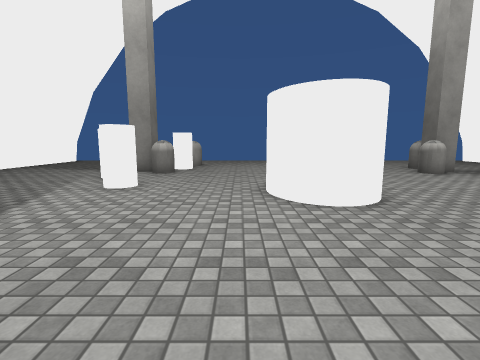
View 1 (above)

21 first-person views from a walk through a 3-D level made in the Unity game engine. The camera is 1.2 m above the floor, tilts 8° down and sees 85° across. The floor is counted in squares, 1 m on a side. Each view is taken from the middle of a square. On the plan, view 1 faces up. The plan holds only what a view shows up to about 12 squares ahead; the rest is blank. The place goes on beyond the plan. Surface patterns are stand-ins for the level's own textures.

View 2
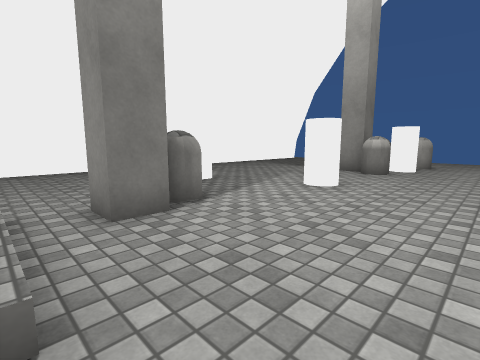

View 3
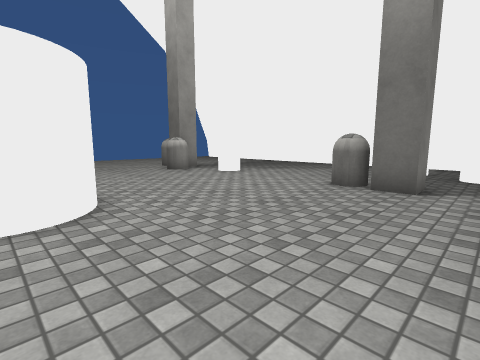

View 4
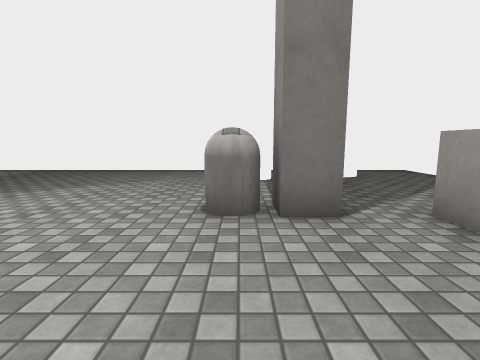

View 5
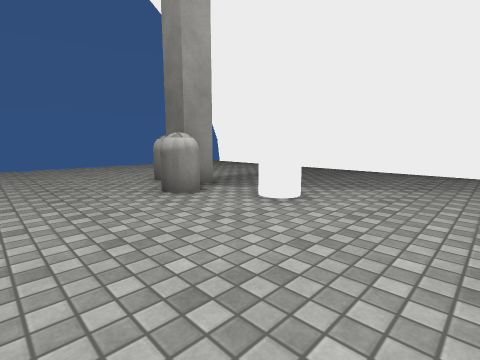

View 6
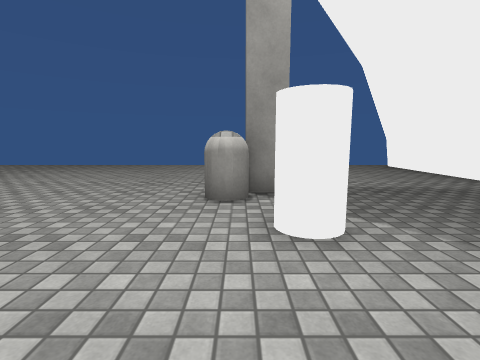

View 7
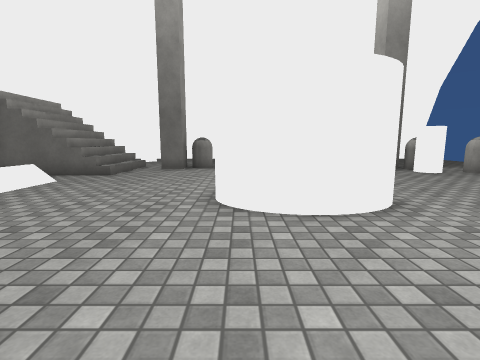

View 8
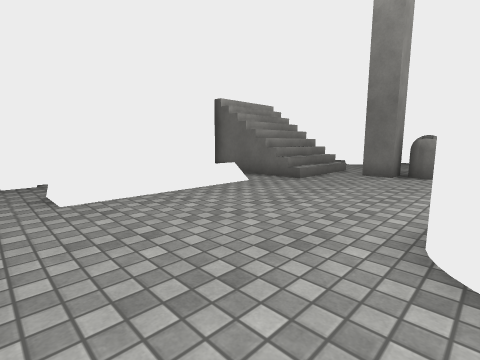

View 9
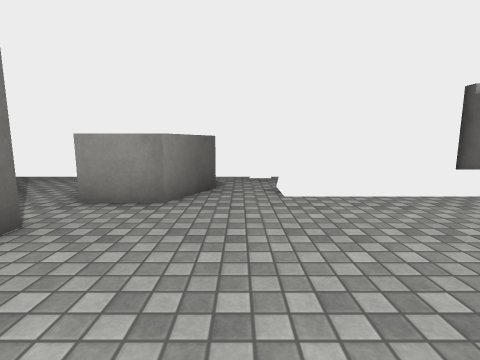

View 10
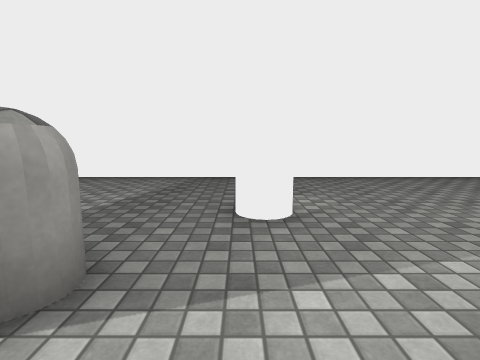

View 11
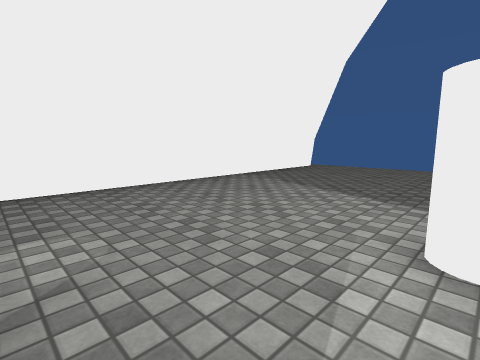

View 12
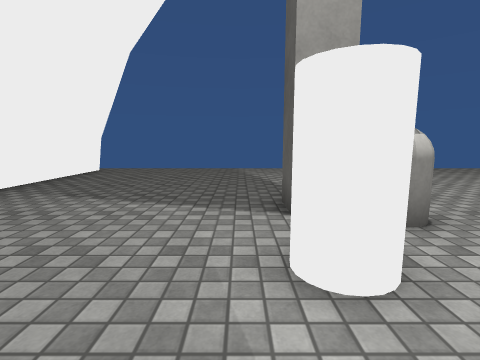

View 13
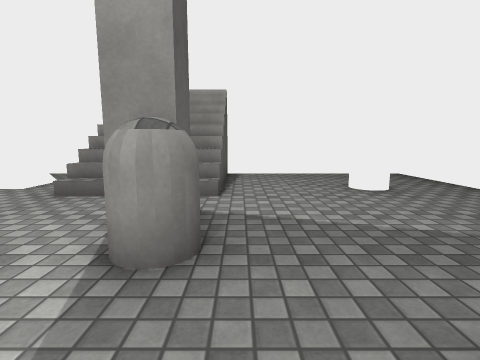

View 14
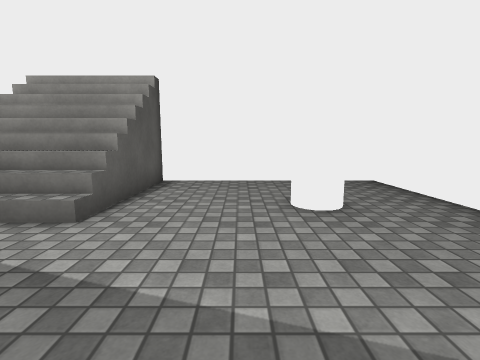

View 15
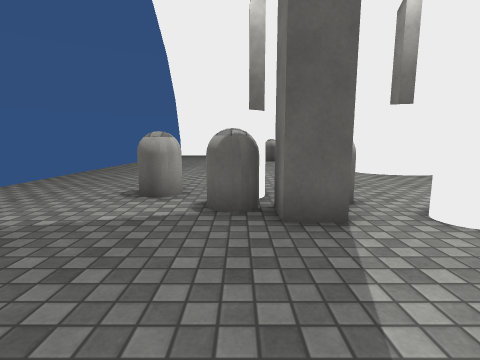

View 16
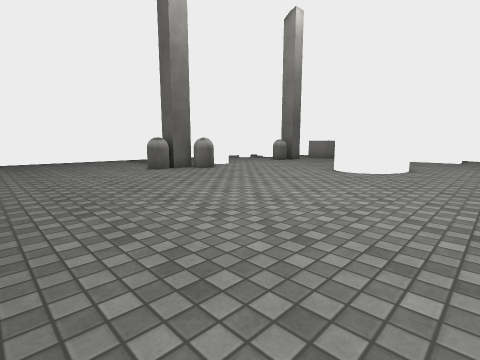

View 17
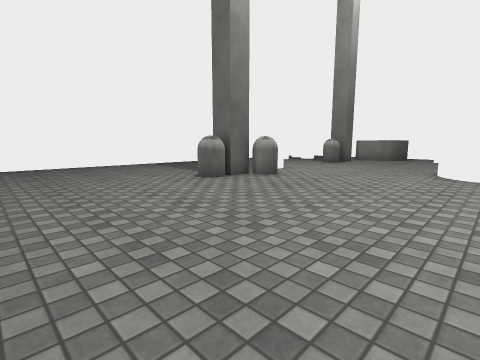

View 18
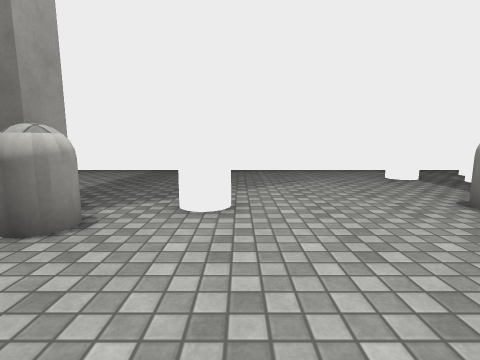

View 19
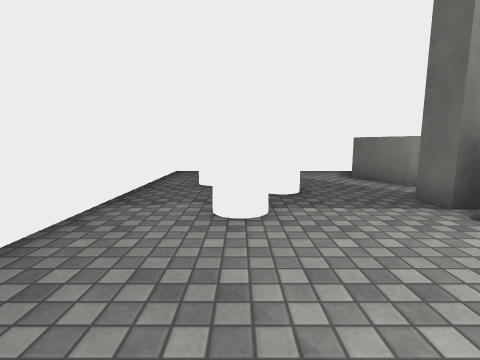

View 20
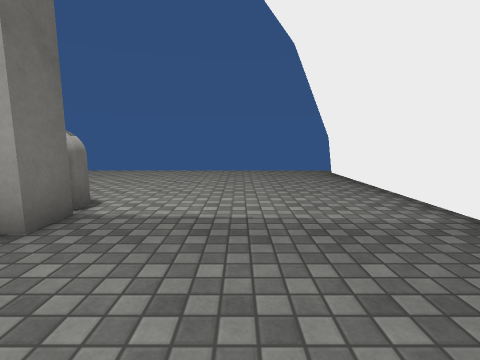

View 21
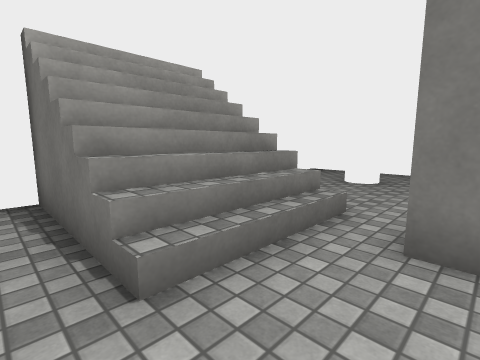

### Floor plan
Key: @ floor where view 1 was taken; # wall or solid block; . floor; / step, stairs or slope; O other object.
Columns run from 12 left of view 1 to 17 right of it. Each row starts with its distance up from view 1.
 20 #....... ....................#
 19 #............................#
 18 #............................#
 17 #............................#
 16 #........OO..................#
 15 #.......O....................#
 14 #.......OO...........OO......#
 13 #......##............##......#
 12 #......#OO..........OO#......#
 11 #......O.....................#
 10 #......O..............O......#
  9 #.......O....###......O......#
  8 #.......OO...####............#
  7 #...OO.......####............#
  6 #...OO.......###.............#
  5 #......O..............O......#
  4 #......O.............OO...O..#
  3 #......#.............##...O..#
  2 #....../.................O...#
  1 #......////.........##...O.O.#
  0 #.OO...////.@////#.####...OO.#
 -1 #......////.//////.#  #......#
 -2 #......////..    ..#  #......#
 -3 ########//##########  ########
 -4       #####

Where each view was taken, in squares from view 1:
view 1: 0 up, 0 right, facing up
view 2: 1 up, 0 right, facing up-left
view 3: 1 up, 2 right, facing up-right
view 4: 4 up, 5 right, facing right
view 5: 6 up, 5 right, facing up-right
view 6: 6 up, 9 right, facing up
view 7: 6 up, 8 right, facing left
view 8: 6 up, 6 right, facing down-left
view 9: 6 up, 6 right, facing down
view 10: 6 up, 3 left, facing left
view 11: 7 up, 5 left, facing up-left
view 12: 8 up, 6 left, facing up
view 13: 7 up, 6 left, facing down
view 14: 5 up, 8 left, facing down
view 15: 14 up, 9 left, facing right
view 16: 20 up, 2 left, facing down-right
view 17: 20 up, 2 right, facing down-right
view 18: 9 up, 5 right, facing right
view 19: 8 up, 14 right, facing down
view 20: 9 up, 13 right, facing up
view 21: 3 up, 1 left, facing down-left
